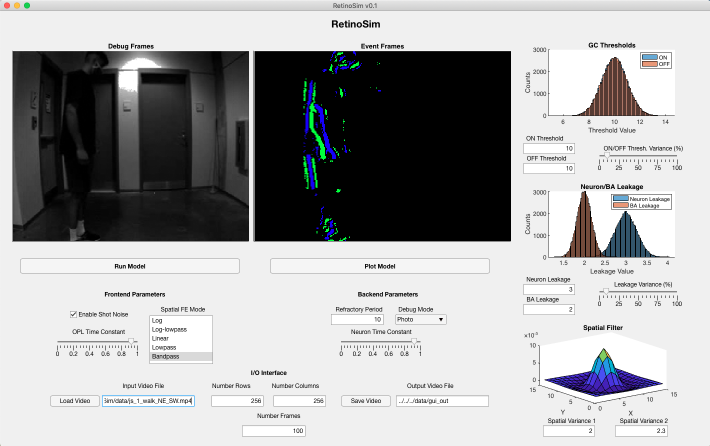
//> input picture data/general_figs/RetinoSim_GUI.png, 1420 x 891 px, given in place of cat_jump.mp4, which was not available (shown at 1/2 size)
$ ./main   (built with g++ and OpenCV 4)
//> lines starting //> are read from the running program, lines starting //| are printed output that depends on the picture; pictures that were not available may be replaced by others from this repository, and a replacement may not be noted
#include <stdio.h>

#include <vector>

#include "iostream"
#include "opencv2/opencv.hpp"

using namespace std;
using namespace cv;

// global variables
int maxFrames = 300;
double timescale = 10e-6;       // S
double q = 1.62e-19;            // C
double average_current = 1e-9;  // A
int num_devices = 10;
int ksize = 9;
int rows = 180;
int cols = 240;

struct Parameter {
    double percent_threshold_variance = 2.5;
    int enable_diffusive_net = 1;
    int enable_temporal_low_pass = 0;
    int enable_threshold_variance = 0;
    int enable_refractory_period = 1;
    int enable_pixel_variance = 1;
    int frames_per_second = 20;
    double refractory_period = 1.0 / frames_per_second;
    double threshold = 20.0;
    Mat on_threshold, off_threshold;
};

struct Event {
    int x;
    int y;
    int pol;
    double ts;
};

int ReadVideo(vector<Mat> &frames) {
    VideoCapture video(
        "/Users/susanliu/Documents/AndreouResearch/videos/cat_jump.mp4");
    if (!video.isOpened()) {
        cerr << "ERROR: Could not load videos" << endl;
        return 0;
    }
    Mat frame;
    int count = 0;
    while (1) {
        video >> frame;
//> frame is the input picture: 891 rows x 1420 cols, CV_8UC3; mean B, G, R 168.9, 168.2, 167.8
        if (frame.empty()) break;
        cvtColor(frame, frame, COLOR_BGR2GRAY);
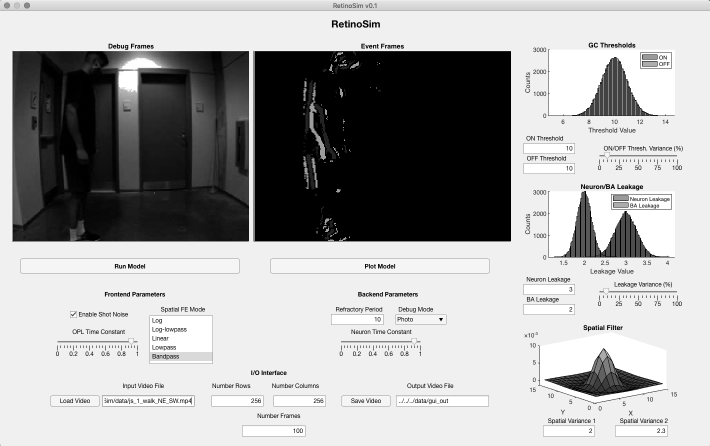
//> frame: 891 rows x 1420 cols, CV_8UC1 (shown at 1/2 size); min 0, max 255, mean 168.2
        resize(frame, frame, Size(cols, rows), 0, 0, INTER_CUBIC);
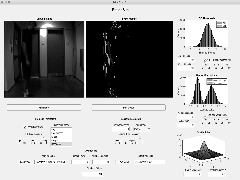
//> frame: 180 rows x 240 cols, CV_8UC1; min 0, max 255, mean 168
        frames.push_back(frame);
        if (count >= maxFrames) break;
        count++;
    }
    video.release();
    return count;
}

// [54 lines left out: functions Normrnd, AddNormrnd, AddNormrnd, NormalizeContrast, not called in this run]

void processFrames(Parameter params) {
    // Mat frames[numFrames];  // array of frames
    double tframe = (double)1 / params.frames_per_second;
    vector<Event> td;
    // [5 lines of commented-out code are left out]
    vector<Mat> frames;
    int numFrames = ReadVideo(frames);
    cout << "-----Read " << numFrames << " frames-----" << endl;
    if (numFrames == 0) return;
    namedWindow("Webcam", WINDOW_AUTOSIZE);
    double threshold_variance =
        params.percent_threshold_variance / 100 * params.threshold;
    // Mat threshold_variance_on(rows, cols, CV_64F, threshold_variance);
    // Mat threshold_variance_off(rows, cols, CV_64F, threshold_variance);
    params.on_threshold = Mat(rows, cols, CV_32F, params.threshold);
    params.off_threshold = Mat(rows, cols, CV_32F, params.threshold);
    Mat on_threshold = AddNormrnd(params.on_threshold, 0, threshold_variance);
    Mat off_threshold = AddNormrnd(params.off_threshold, 0, threshold_variance);

    Mat I_mem(rows, cols, CV_32F, 128);
    Mat I_mem_p(rows, cols, CV_32F, 128);
    Mat pixel_fe_noise(rows, cols, CV_32F, 0.0);
    Mat lp_log_in(rows, cols, CV_32F);
    Mat sae(rows, cols, CV_32F, 0.0);
    double T = 0;  // cur.T
    int evtCount = 0;
    Mat curFrame, pastFrame;
    double min, max;
    double noise =
        sqrt(2 * num_devices * average_current * q * (1 / timescale)) /
        average_current;
    Mat pix_shot_rate, pixel_fe_noise_past;
    for (int k = 1; k < numFrames; k++)  // starting from the second frame
    {
        frames[k].convertTo(curFrame, CV_32F);
        minMaxLoc(curFrame, &min, &max);
        if (params.enable_pixel_variance) {
            if (k == 1) {  // needs to calculate past noise first
                Mat frame_32f;
                double pmin, pmax;
                frames[0].convertTo(frame_32f, CV_32F);
                minMaxLoc(frame_32f, &min, &max);
                pix_shot_rate = noise * (max - frame_32f);
                pixel_fe_noise_past =
                    AddNormrnd(pixel_fe_noise, 0.0, pix_shot_rate);
            }
            pix_shot_rate = noise * (max - curFrame);
            pixel_fe_noise = AddNormrnd(pixel_fe_noise, 0.0, pix_shot_rate);
            add(frames[k - 1], pixel_fe_noise_past, pastFrame, Mat(),
                CV_32F);
            add(frames[k], pixel_fe_noise, curFrame, Mat(), CV_32F);
        } else {
            pastFrame = frames[k - 1].clone();
            pastFrame.convertTo(pastFrame, CV_32F);
        }
        // horizontal cells
        if (params.enable_diffusive_net) {
            NormalizeContrast(curFrame);
            NormalizeContrast(pastFrame);
        }
        curFrame.convertTo(frames[k], CV_8U);
        I_mem_p = I_mem.clone();

        if (params.enable_temporal_low_pass) {
            minMaxLoc(curFrame, &min, &max);
            Mat temporal_lp_response = curFrame / max;
            temporal_lp_response.setTo(
                0.05, temporal_lp_response < 0.05);  // low-pass filter
            curFrame = curFrame.mul(temporal_lp_response) +
                       pastFrame.mul(1 - temporal_lp_response);
            pastFrame = pastFrame.mul(temporal_lp_response) +
                        lp_log_in.mul(1 - temporal_lp_response);
            lp_log_in = pastFrame.clone();
        }
        // bipolar cells
        Mat dI = curFrame - pastFrame;
        I_mem += dI;

        T += tframe;
        // ganglion cells
        for (int ii = 0; ii < rows; ii++) {
            for (int jj = 0; jj < cols; jj++) {
                double theta_on, theta_off;
                int p, nevents;
                if (params.enable_threshold_variance) {
                    theta_on = on_threshold.at<float>(ii, jj);
                    theta_off = off_threshold.at<float>(ii, jj);
                } else {
                    theta_on = params.on_threshold.at<float>(ii, jj);
                    theta_off = params.off_threshold.at<float>(ii, jj);
                }

                double mem = I_mem.at<float>(ii, jj);
                double mem_p = I_mem_p.at<float>(ii, jj);
                if (mem > mem_p) {
                    p = 1;
                    nevents = floor((mem - mem_p) / theta_on);
                } else {
                    p = -1;
                    nevents = floor(abs(mem - mem_p) / theta_off);
                }
                double ts = T;
                if (nevents > 1)
                    I_mem.at<float>(ii, jj) = 128;
                else if (nevents == 1)
                    ts = T + tframe / 2;
                for (int ee = 0; ee < nevents; ee++, ts += tframe / nevents) {
                    Event e = {jj, ii, p, (double)ts};
                    if (params.enable_refractory_period) {
                        if (ts - sae.at<float>(ii, jj) >
                            params.refractory_period) {
                            td.push_back(e);
                            evtCount++;
                            sae.at<float>(ii, jj) = ts;
                        }
                    } else {
                        td.push_back(e);
                        evtCount++;
                    }
                }
            }
        }
    }
    cout << evtCount << " events generated" << endl;
    for (Mat frame : frames) {
        imshow("Webcam", frame);  // show the image on the window
        // wait (25ms) for a key to be pressed
        if (waitKey(25) >= 0) break;
    }
    return;
}

int main(int, char **) {
    // open the first webcam plugged in the computer

    Parameter params;
    processFrames(params);
    destroyAllWindows();
    return 0;
}

$ run again, on data/general_figs/retinosim_bd_v0.png
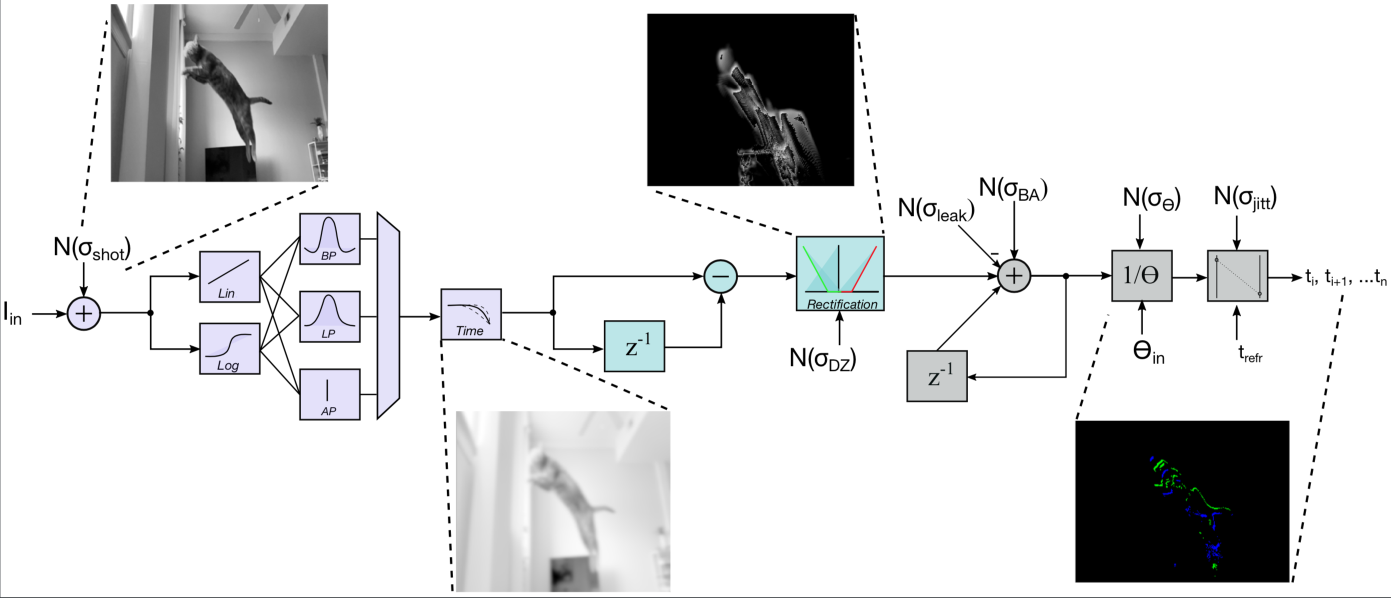
//> input picture data/general_figs/retinosim_bd_v0.png, 2782 x 1196 px, given in place of cat_jump.mp4, which was not available (shown at 1/2 size)
//> in ReadVideo, frame is the input picture: 1196 rows x 2782 cols, CV_8UC3; mean B, G, R 220.3, 219.7, 219.2
//> in ReadVideo, `cvtColor(frame, frame, COLOR_BGR2GRAY);`:
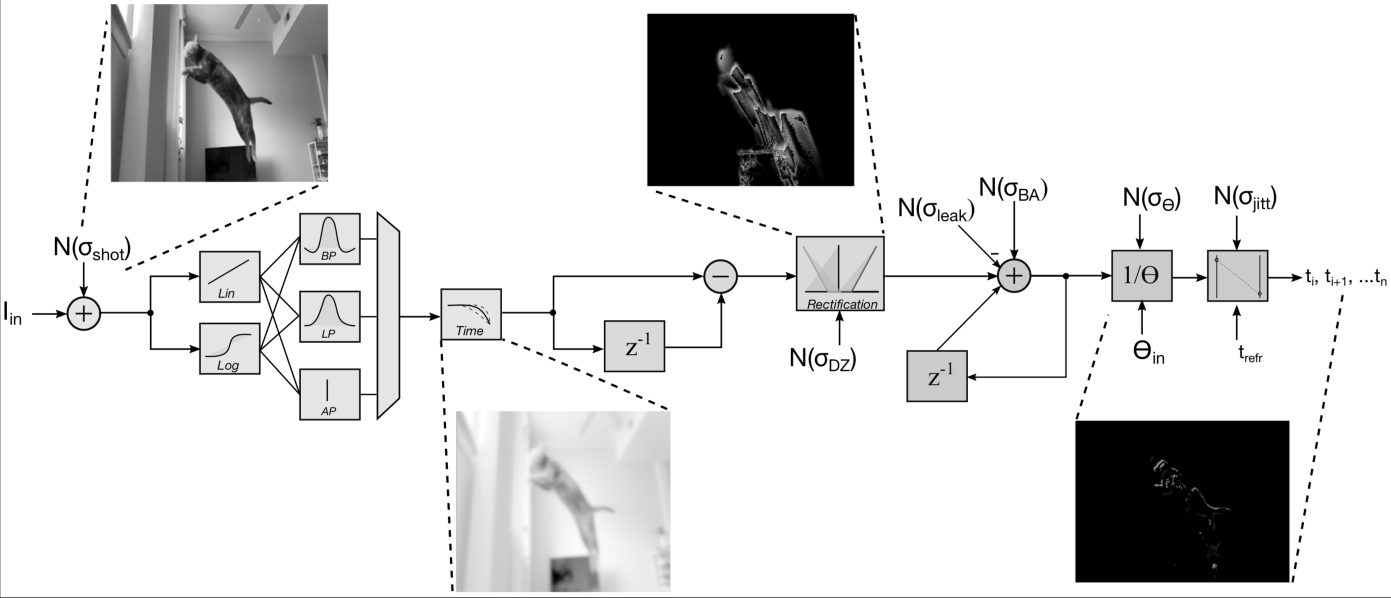
//> frame: 1196 rows x 2782 cols, CV_8UC1 (shown at 1/2 size); min 0, max 255, mean 219.6
//> in ReadVideo, `resize(frame, frame, Size(cols, rows), 0, 0, INTER_CUBIC);`:
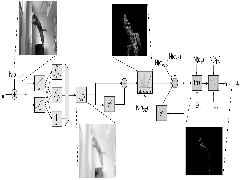
//> frame: 180 rows x 240 cols, CV_8UC1; min 0, max 255, mean 220.1
